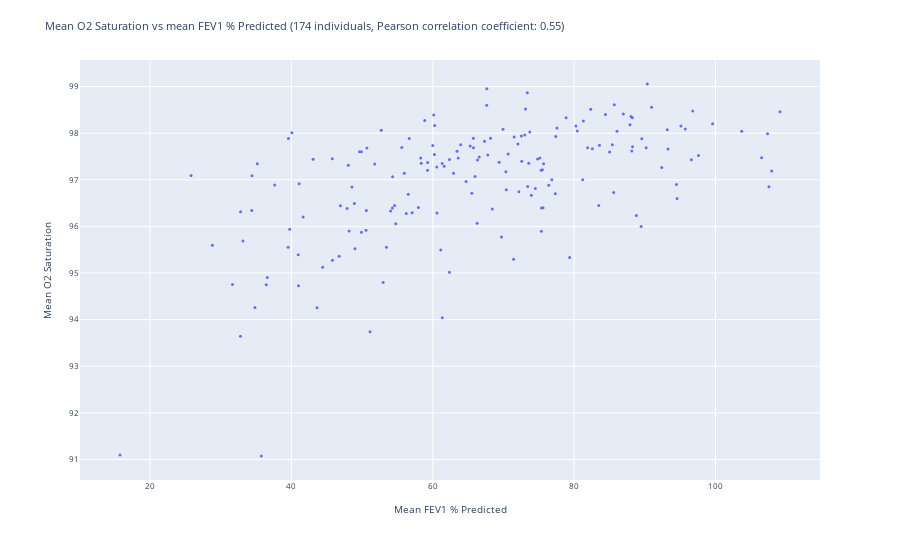

Write notebook code for a chart like this one.
### Code cell
col = "FEV1 % Predicted"
# col = 'Predicted FEV1'
# col = 'FEV1'

means = df.groupby("ID")["O2 Saturation"].mean()
# Get the FEV1 % Predicted for the each patient
fev1 = df.groupby("ID")[f"{col}"].mean()
# Create a df with means and fev1
df_means = pd.DataFrame({"mean O2 Saturation": means, f"mean {col}": fev1})
# Order by {col}
df_means = df_means.sort_values(by=f"mean {col}")
# Scatter plot of means
fig = px.scatter(
    x=df_means[f"mean {col}"],
    y=df_means["mean O2 Saturation"],
)
# Update font size
fig.update_layout(
    font=dict(
        size=8,
    ),
)
# Compute Pearson correlation coefficient
corr = df_means.corr().iloc[0, 1]
# Add Pearson correlation coefficient to title
fig.update_layout(
    title=f"Mean O2 Saturation vs mean {col} ({len(df_means)} individuals, Pearson correlation coefficient: {round(corr, 2)})",
)
# Reduce marker size
fig.update_traces(marker=dict(size=3))
# Set axis labels
fig.update_xaxes(title_text=f"Mean {col}")
# fig.update_xaxes(title_text=f'{len(df_means)} individuals (ordered by FEV1 % Predicted)', showgrid=False, showticklabels=False)
# Put the x axis title on bottom
fig.update_yaxes(title_text="Mean O2 Saturation")
# Hide x axis labels
fig.show()

### Figure 1 — Plotly figure (JSON) as saved in the notebook; plotly's stock layout.template omitted (floating-point values rounded to 4 significant figures; data arrays with more than 128 entries replaced by an {"elided": "..."} marker saying what was removed)
{"data": [{"hovertemplate": "x=%{x}<br>y=%{y}<extra></extra>", "legendgroup": "", "marker": {"color": "#636efa", "size": 3, "symbol": "circle"}, "mode": "markers", "name": "", "orientation": "v", "showlegend": false, "type": "scatter", "x": {"elided": "174 float values"}, "xaxis": "x", "y": {"elided": "174 float values"}, "yaxis": "y"}], "layout": {"font": {"size": 8}, "legend": {"tracegroupgap": 0}, "margin": {"t": 60}, "title": {"text": "Mean O2 Saturation vs mean FEV1 % Predicted (174 individuals, Pearson correlation coefficient: 0.55)"}, "xaxis": {"anchor": "y", "domain": [0, 1], "title": {"text": "Mean FEV1 % Predicted"}}, "yaxis": {"anchor": "x", "domain": [0, 1], "title": {"text": "Mean O2 Saturation"}}}}
